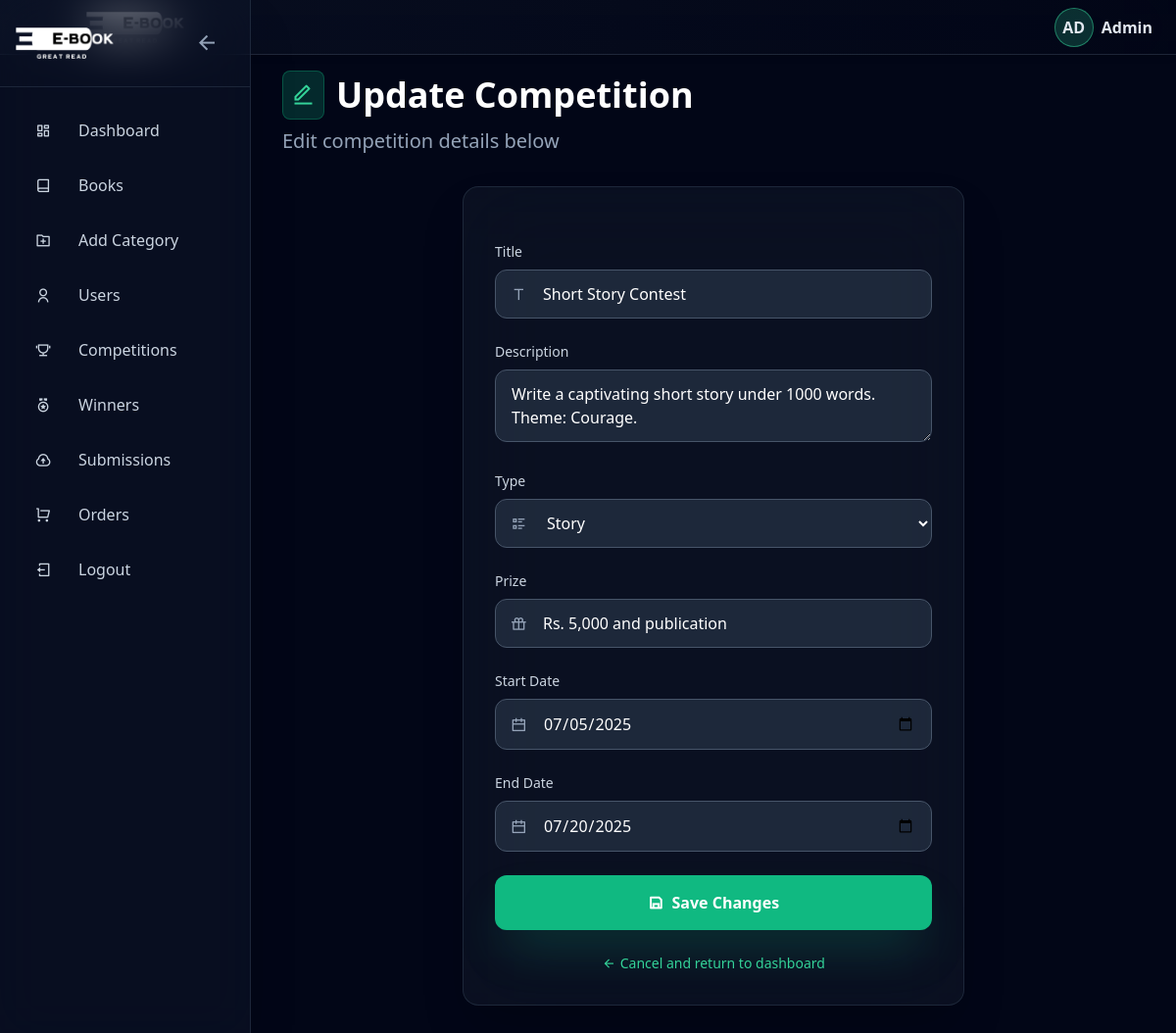
Page /Admin/AdminCompetition/competitions.update.php?id=3 (signed in) on the committed database.
### tables this page shows
CREATE TABLE `competitions` (
  `CompetitionID` int(11) NOT NULL,
  `Type` varchar(20) DEFAULT NULL CHECK (`Type` in ('Story','Essay')),
  `Title` varchar(100) DEFAULT NULL,
  `Description` text DEFAULT NULL,
  `StartDate` date DEFAULT NULL,
  `EndDate` date DEFAULT NULL,
  `Prize` varchar(100) DEFAULT NULL
);

### Admin/AdminCompetition/competitions.update.php (the view, shortened to what this page needs)
<?php
include "../../Config/db.php";
$title = $description = $type = $prize = "";
$startDate = $endDate = null;
$id = $_GET['id'] ?? null;
$sql = "SELECT * FROM Competitions WHERE CompetitionID = ?";
$stmt = $conn->prepare($sql);
$stmt->bind_param("i", $id);
$stmt->execute();
$result = $stmt->get_result();
if ($result->num_rows === 1) {
    $row = $result->fetch_assoc();
    $title = $row['Title'];
    $description = $row['Description'];
    $type = $row['Type'];
    $prize = $row['Prize'];
    $startDate = $row['StartDate'];
    $endDate = $row['EndDate'];
} else {
    die("Competition not found.");
}
?>
<!DOCTYPE html>
<html lang="en">
<head>
    <script src="https://cdn.tailwindcss.com"></script>
    <link rel="stylesheet" href="https://cdnjs.cloudflare.com/ajax/libs/remixicon/4.6.0/remixicon.min.css" />
</head>
<body class="bg-slate-950 text-white min-h-screen">
    <div class="flex min-h-screen">
        <?php include "../Components/sider.php"; ?>
        <main id="main-content" class="main-content ml-64 min-h-screen w-full p-8">
            <div class="mt-10 mb-8 scroll-animate">
                <div class="flex items-center space-x-3 mb-2">
                    <div class="p-2 bg-emerald-500/20 rounded-lg border border-emerald-500/30">
                        <i class="ri-edit-line text-2xl text-emerald-400"></i>
                    </div>
                    <h1 class="text-4xl font-black text-white">Update Competition</h1>
                </div>
                <p class="text-slate-400 text-xl font-light">Edit competition details below</p>
            </div>
            <div class="card backdrop-blur-2xl bg-slate-800/30 border border-slate-700/50 rounded-2xl shadow-2xl hover:shadow-emerald-500/20 w-full max-w-lg p-8 scroll-animate mx-auto">
                <form method="POST" class="space-y-6">
                    <div>
                        <label class="block text-sm font-medium text-slate-300 mb-2">Title</label>
                        <div class="relative">
                            <input
                                type="text"
                                name="title"
                                class="form-input w-full px-4 py-3 pl-12 bg-slate-700/50 border border-slate-600 rounded-xl text-white placeholder-slate-400 focus:ring-2 focus:ring-emerald-500/20 focus:border-emerald-500"
                                value="<?php echo htmlspecialchars($title); ?>"
                                required
                            >
                            <i class="ri-text absolute left-4 top-1/2 transform -translate-y-1/2 text-slate-400"></i>
                        </div>
                    </div>
                    <div>
                        <label class="block text-sm font-medium text-slate-300 mb-2">Description</label>
                        <div class="relative">
                            <textarea
                                name="description"
                                class="form-input w-full px-4 py-3 bg-slate-700/50 border border-slate-600 rounded-xl text-white placeholder-slate-400 focus:ring-2 focus:ring-emerald-500/20 focus:border-emerald-500"
                                required
                            ><?php echo htmlspecialchars($description); ?></textarea>
                        </div>
                    </div>
                    <div>
                        <label class="block text-sm font-medium text-slate-300 mb-2">Type</label>
                        <div class="relative">
                            <select
                                name="type"
                                class="form-input w-full px-4 py-3 pl-12 bg-slate-700/50 border border-slate-600 rounded-xl text-white focus:ring-2 focus:ring-emerald-500/20 focus:border-emerald-500"
                                required
                            >
                                <option value="Story" <?php echo $type === 'Story' ? 'selected' : ''; ?>>Story</option>
                            </select>
                            <i class="ri-list-check-2 absolute left-4 top-1/2 transform -translate-y-1/2 text-slate-400"></i>
                        </div>
                    </div>
                    <div>
                        <label class="block text-sm font-medium text-slate-300 mb-2">Prize</label>
                        <div class="relative">
                            <input
                                type="text"
                                name="prize"
                                class="form-input w-full px-4 py-3 pl-12 bg-slate-700/50 border border-slate-600 rounded-xl text-white placeholder-slate-400 focus:ring-2 focus:ring-emerald-500/20 focus:border-emerald-500"
                                value="<?php echo htmlspecialchars($prize); ?>"
                                required
                            >
                            <i class="ri-gift-line absolute left-4 top-1/2 transform -translate-y-1/2 text-slate-400"></i>
                        </div>
                    </div>
                    <div>
                        <label class="block text-sm font-medium text-slate-300 mb-2">Start Date</label>
                        <div class="relative">
                            <input
                                type="date"
                                name="startDate"
                                class="form-input w-full px-4 py-3 pl-12 bg-slate-700/50 border border-slate-600 rounded-xl text-white placeholder-slate-400 focus:ring-2 focus:ring-emerald-500/20 focus:border-emerald-500"
                                value="<?php echo htmlspecialchars($startDate); ?>"
                                required
                            >
                            <i class="ri-calendar-line absolute left-4 top-1/2 transform -translate-y-1/2 text-slate-400"></i>
                        </div>
                    </div>
                    <div>
                        <label class="block text-sm font-medium text-slate-300 mb-2">End Date</label>
                        <div class="relative">
                            <input
                                type="date"
                                name="endDate"
                                class="form-input w-full px-4 py-3 pl-12 bg-slate-700/50 border border-slate-600 rounded-xl text-white placeholder-slate-400 focus:ring-2 focus:ring-emerald-500/20 focus:border-emerald-500"
                                value="<?php echo htmlspecialchars($endDate); ?>"
                                required
                            >
                            <i class="ri-calendar-line absolute left-4 top-1/2 transform -translate-y-1/2 text-slate-400"></i>
                        </div>
                    </div>
                    <button
                        type="submit"
                        class="w-full px-6 py-4 bg-emerald-500 hover:bg-emerald-600 text-white font-semibold rounded-xl shadow-2xl shadow-emerald-500/30 transition-all duration-300 hover:scale-105"
                    >
                        <i class="ri-save-line mr-2"></i>Save Changes
                    </button>
                </form>
                <div class="mt-6 text-center">
                    <a href="admin.competitions.php" class="text-emerald-400 hover:text-emerald-300 text-sm font-medium flex items-center justify-center gap-1">
                        <i class="ri-arrow-left-line"></i>Cancel and return to dashboard
                    </a>
                </div>
            </div>
        </main>
    </div>
</body>
</html>

### Admin/AdminCompetition/competitions.update.php (style rules this page uses)
#sidebar:not(.collapsed) ~ #main-content { margin-left: 16rem; }
.scroll-animate { opacity: 0; transform: translateY(20px); transition: all 1s ease-out; }
.scroll-animate.visible { opacity: 1; transform: translateY(0); }
.card { transition: all 0.3s ease; }
.form-input { transition: all 0.3s ease; }

### rows in the picture
competitions: title "Short Story Contest", description "Write a captivating short story under 1000 words. Theme: Courage.", type "Story", prize "Rs. 5,000 and publication", startDate "07/05/2025", endDate "07/20/2025"

### other values in the picture
substr($_SESSION['user'], 0, 2) "AD"
$_SESSION['user'] "Admin"
